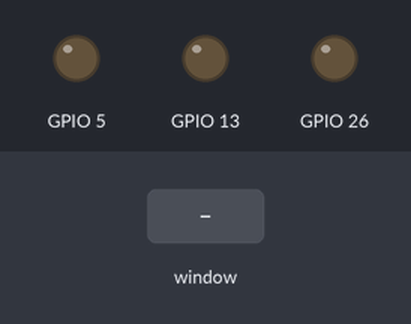
The program below on a simulated Raspberry Pi (BCM pin numbers). On the bench: output pins drawn as LEDs (lit = HIGH). The test bench sets the inputs (shaded band). The desktop window is not drawn, its controls go by their first labels and the mouse button is held 0.15 s. At 5.8 s the program stops and its outputs stay as they are.

Above: at 1.2 s.
1.3 s: control labelled "red" in the window clicked
At 2.2 s:
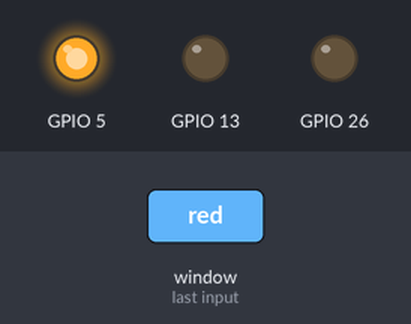
2.8 s: control labelled "blue" in the window clicked
At 3.3 s:
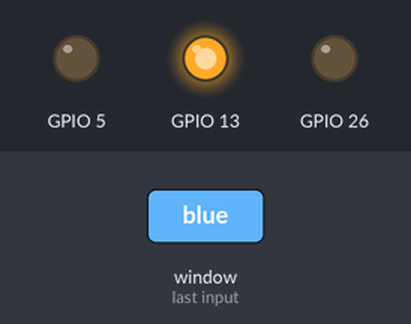
4.3 s: control labelled "green" in the window clicked
At 5.5 s:
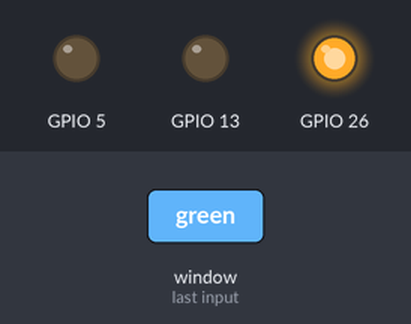
5.8 s: control labelled "Exit" in the window clicked
At 6.8 s:
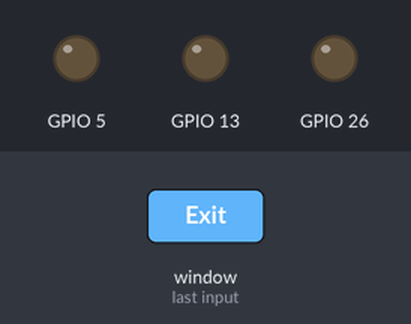
Timing chart, 0 to 7.3 s (numbered marks = the images above; inputs shaded):
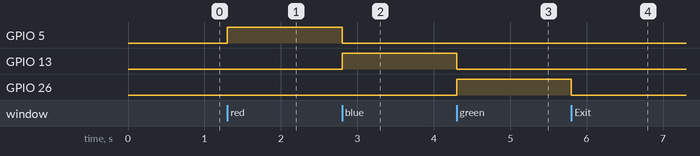

The program:

tkinter_gui.py
```python
import tkinter
import RPi.GPIO as GPIO

GPIO.setmode(GPIO.BCM)

GPIO.setup(13, GPIO.OUT)
GPIO.setup(26, GPIO.OUT)
GPIO.setup(5, GPIO.OUT)


# Gui definitions
win = tkinter.Tk()
v = tkinter.IntVar()
win.title("Led toggle")


# Event functions
def led_toggle_red():
    led_toggle_off()
    GPIO.output(5, GPIO.HIGH)

def led_toggle_blue():
    led_toggle_off()
    GPIO.output(13, GPIO.HIGH)

def led_toggle_green():
    led_toggle_off()
    GPIO.output(26, GPIO.HIGH)

def led_toggle_off():
    GPIO.output(13, GPIO.LOW)
    GPIO.output(26, GPIO.LOW)
    GPIO.output(5, GPIO.LOW)

def close_window():
    led_toggle_off()
    win.destroy()


# Widgets
tkinter.Radiobutton(win, text = "red", command = led_toggle_red, variable=v, value=1).grid(row=0, column=1)
tkinter.Radiobutton(win, text = "blue", command = led_toggle_blue, variable=v, value=2).grid(row=1, column=1)
tkinter.Radiobutton(win, text = "green", command = led_toggle_green, variable=v, value=3).grid(row=2, column=1)
led_button = tkinter.Button(win, text = "Exit",  command = close_window, height = 1, width = 24).grid(row=3, column=1)

win.mainloop()
```

Measured:
- after the input at 1.3 s, GPIO 5: LOW → HIGH at once
- after the input at 2.8 s, GPIO 5: HIGH → LOW at once; GPIO 13: LOW → HIGH at once
- after the input at 4.3 s, GPIO 13: HIGH → LOW at once; GPIO 26: LOW → HIGH at once
- after the input at 5.8 s, GPIO 26: HIGH → LOW at once
